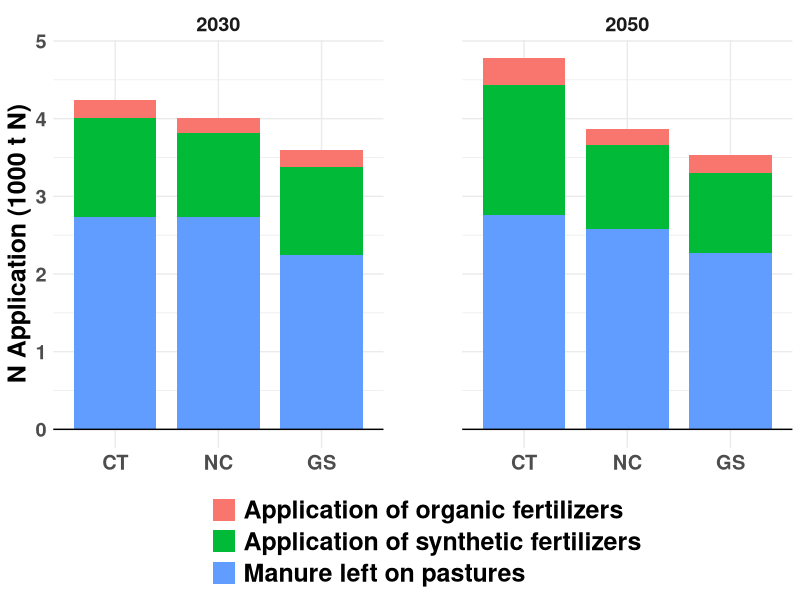
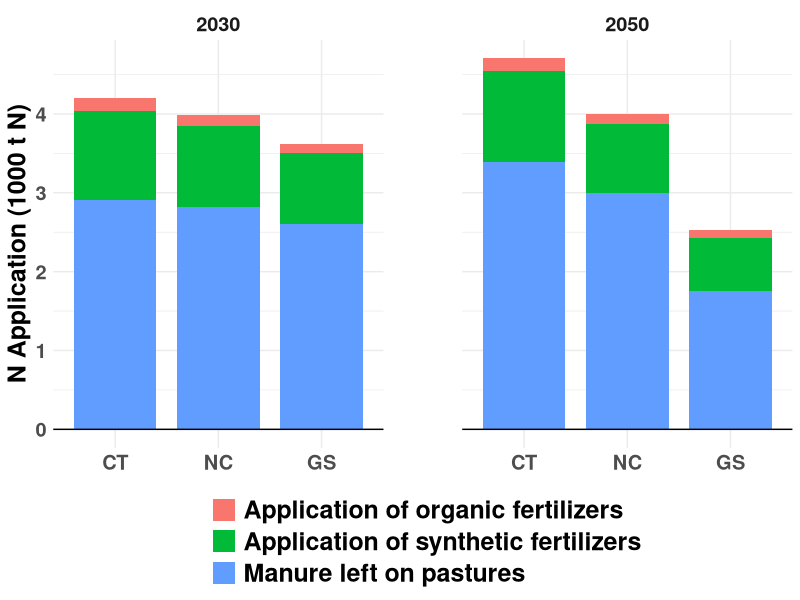
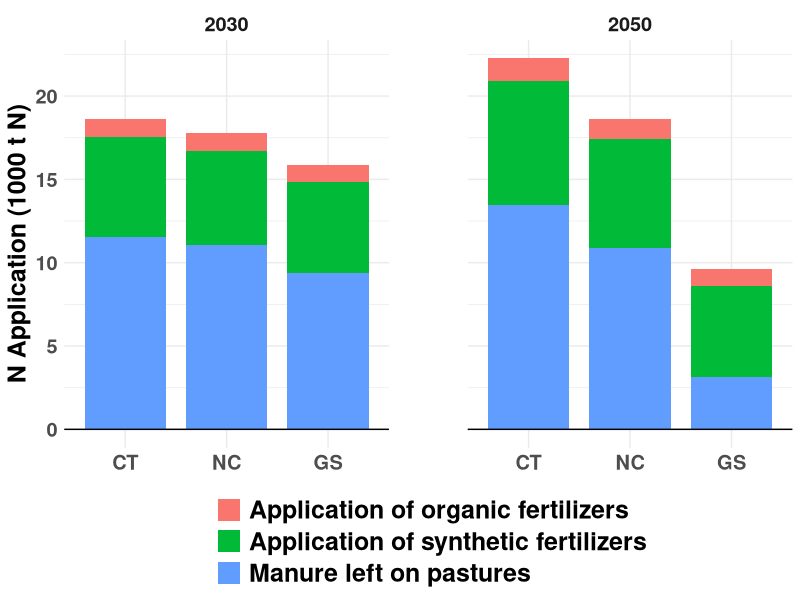
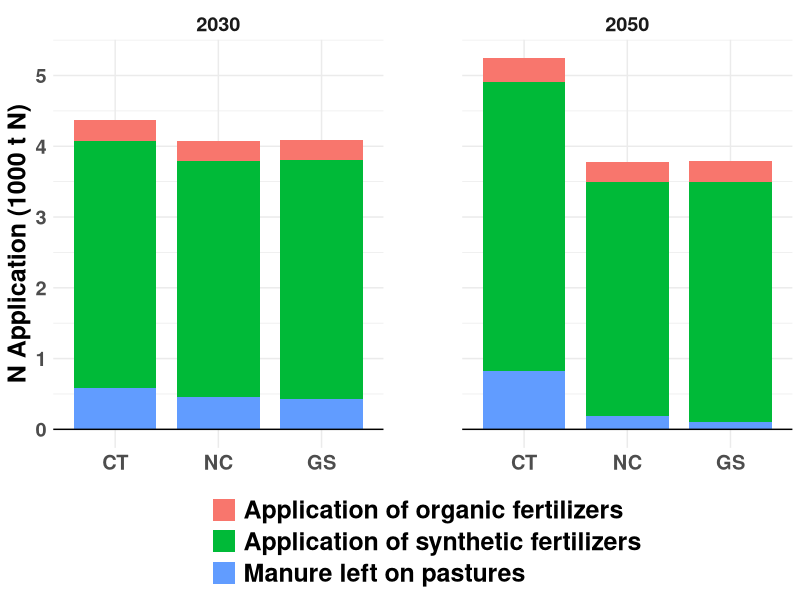
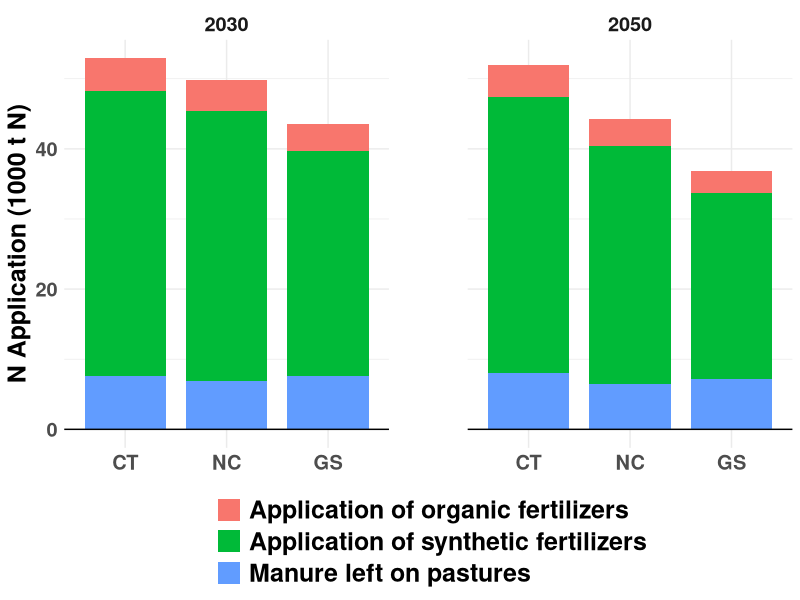
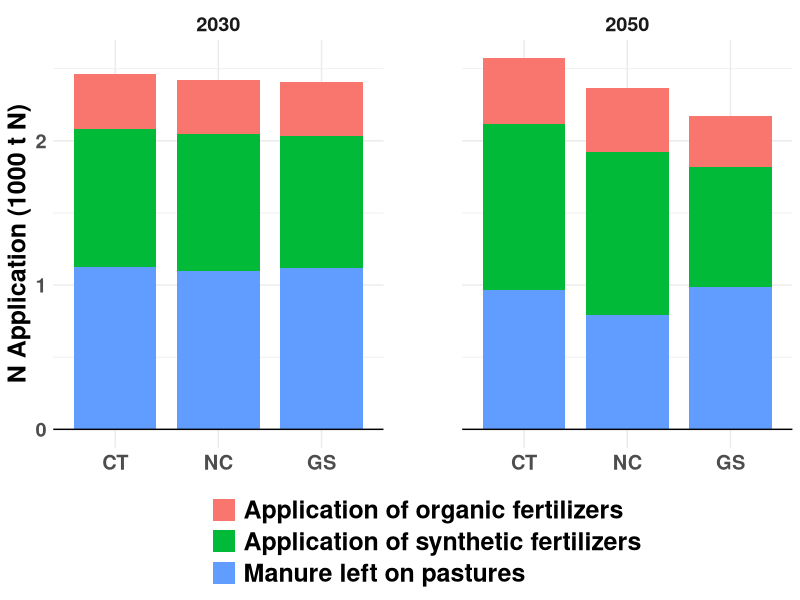
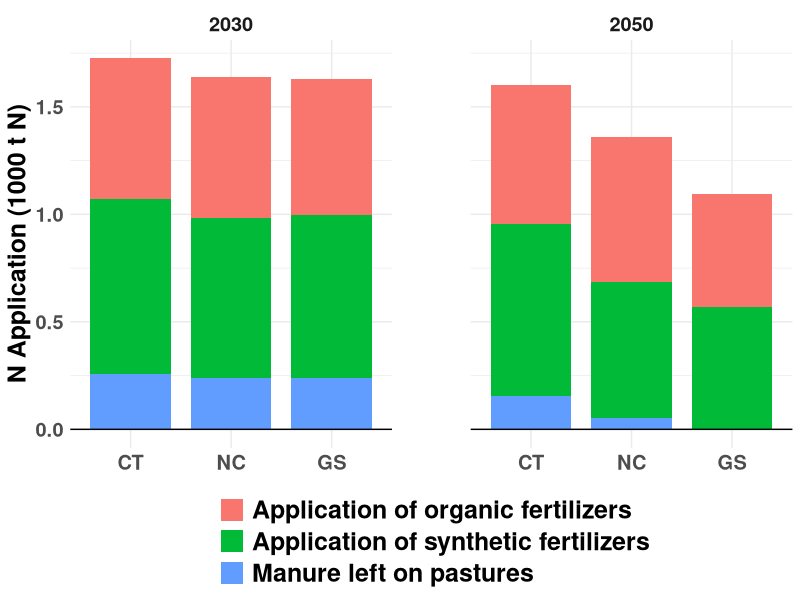
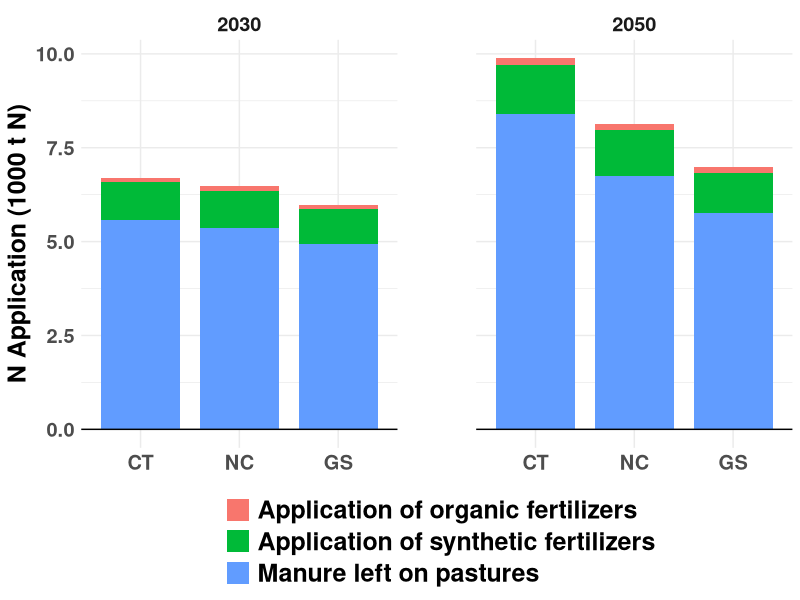

The R source for these figures, in order:
## cropland composition

# libraries ---------------------------------------------------------------
library(here)
#library(plyr)
library(dplyr)
library(tidyr)
library(readxl)
library(readr)
library(ggplot2)
library(conflicted)


conflicted::conflict_prefer("rename", "dplyr")
conflicted::conflict_prefer("mutate", "dplyr")
conflicted::conflict_prefer("summarise", "dplyr")
conflicts_prefer(dplyr::filter)
here()


#Data -------------------------------------------------------------------
scenathon<- read.csv(here("data", "240523_FullDataBase_expost.csv"), sep = "") %>% 
  filter(tradeadjustment == "Yes") %>% 
  filter(year %in% c("2030", "2050")) %>% 
  mutate( pathway_id = factor(pathway_id, levels = c("CT", "NC", "GS"))) %>% 
  select(pathway_id, country, year, calcn_synth, calcn_agsoils, calcn_leftpasture) %>% 
  rename(`Application of organic fertilizers` = calcn_agsoils,
         `Manure left on pastures` = calcn_leftpasture,
         `Application of synthetic fertilizers` = calcn_synth) %>% 
  pivot_longer(cols = c(`Application of organic fertilizers`,
                        `Manure left on pastures`,
                        `Application of synthetic fertilizers`), 
               names_to = "type", values_to = "value")

#List countries
countries <- c(
  "ARG",
  "AUS",
  "BRA"
  , "CAN", "CHN", "COL","DEU",
  "ETH"
  ,"FIN","GBR", "IDN", "IND",
  "MEX"
  ,"NOR", "RUS", "RWA","SWE",  "USA",
  "DNK",
  "GRC","TUR", "NPL",
  "R_ASP", "R_CSA", "R_NMC", "R_OEU", "R_NEU", "R_SSA"
)



figure_directory <- here("output", "figures", "Figure8_NApplication")
dir.create(figure_directory, recursive = TRUE, showWarnings = FALSE)
print(figure_directory)

# Loop for each country

for (cur_country in countries) {
  
  country_data <- subset(scenathon, country == cur_country)
  print(summary(country_data))
  # Create plot for the specific country
  p_N <- ggplot(country_data, aes(x = as.factor(pathway_id))) +
    geom_bar(aes(y = value/1000, fill = type), stat = "identity", position = "stack", width = 0.8) +
    geom_hline(yintercept = 0, linetype = "solid") +
    labs(x="",
         y = "N Application (1000 t N)",
         fill = ""
    ) +
    #scale_y_continuous(breaks = seq(0, max(country_data$kcalfeasprod_productgroup + 2000), 250)) +
    facet_grid(. ~ year, scales = "free_y"#,
               # labeller = labeller(pathway = c(
               #   "CurrentTrends" = "Current Trend",
               #   "NationalCommitments" = "National Commitments",
               #   "GlobalSustainability" = "Global Sustainability"
               #))
    ) +
    #scale_fill_manual(values = product_colors, labels = product_labels) +  
    theme_minimal() +
    theme(
      text = element_text(family = "sans", "black", size = 18, face = "bold"),
      # legend.title = element_text(family = "sans", color = "steelblue", size = 16, face = "bold"),
      legend.text = element_text(family = "sans", size = 18),
      # plot.title = element_text(color = "steelblue", size = 16, face = "bold"),
      axis.title.x = element_blank(),
      axis.title.y = element_text(color = "black", size = 18),
      legend.position = "bottom",
      panel.spacing = unit(2, "cm")
    ) +
    
    guides(fill = guide_legend(nrow = 3))
  
  # Save the plot as a TIFF file
  filename <- paste0(format(Sys.Date(),format = "%y%m%d"), "_", gsub(" ", "_", cur_country), ".tiff")
  tiff(
    filename = here(figure_directory, filename),
    units = "in", height = 7, width = 24, res = 300)
  print(p_N)
  dev.off()
  
}
